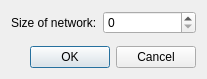
<?xml version="1.0" encoding="UTF-8"?>
<ui version="4.0">
 <class>editSizeNetwork</class>
 <widget class="QDialog" name="editSizeNetwork">
  <property name="geometry">
   <rect>
    <x>0</x>
    <y>0</y>
    <width>207</width>
    <height>79</height>
   </rect>
  </property>
  <property name="windowTitle">
   <string>Dialog</string>
  </property>
  <layout class="QVBoxLayout" name="verticalLayout">
   <item>
    <layout class="QFormLayout" name="formLayout">
     <item row="0" column="0">
      <widget class="QLabel" name="label">
       <property name="text">
        <string>Size of network:</string>
       </property>
      </widget>
     </item>
     <item row="0" column="1">
      <widget class="QSpinBox" name="sizeBox"/>
     </item>
    </layout>
   </item>
   <item>
    <widget class="QDialogButtonBox" name="buttonBox">
     <property name="orientation">
      <enum>Qt::Horizontal</enum>
     </property>
     <property name="standardButtons">
      <set>QDialogButtonBox::Cancel|QDialogButtonBox::Ok</set>
     </property>
    </widget>
   </item>
  </layout>
 </widget>
 <resources/>
 <connections>
  <connection>
   <sender>buttonBox</sender>
   <signal>accepted()</signal>
   <receiver>editSizeNetwork</receiver>
   <slot>accept()</slot>
   <hints>
    <hint type="sourcelabel">
     <x>197</x>
     <y>58</y>
    </hint>
    <hint type="destinationlabel">
     <x>157</x>
     <y>78</y>
    </hint>
   </hints>
  </connection>
  <connection>
   <sender>buttonBox</sender>
   <signal>rejected()</signal>
   <receiver>editSizeNetwork</receiver>
   <slot>reject()</slot>
   <hints>
    <hint type="sourcelabel">
     <x>197</x>
     <y>64</y>
    </hint>
    <hint type="destinationlabel">
     <x>206</x>
     <y>78</y>
    </hint>
   </hints>
  </connection>
 </connections>
</ui>
